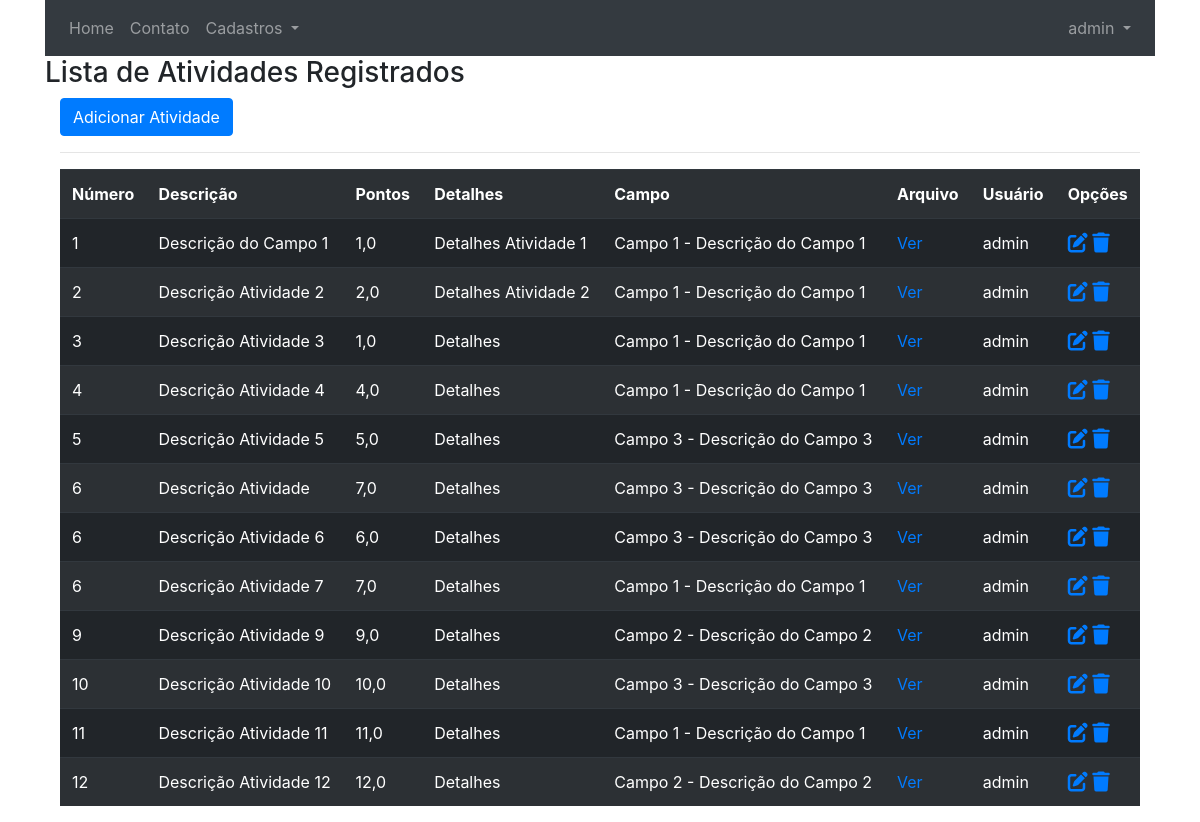
The page /listar/atividades/ (signed in) on the database its author committed.
### cadastros/models.py (models this page shows, shortened)
class Atividade(models.Model):
    numero = models.IntegerField(verbose_name="Número")
    descricao = models.CharField(max_length=150, verbose_name="Descricão")
    pontos = models.DecimalField(max_digits=4, decimal_places=1)
    detalhes = models.CharField(max_length=100)
    arquivo = models.FileField(upload_to="pdf/", null=False, blank=True)
    campo = models.ForeignKey(Campo, on_delete=models.PROTECT)
    usuario = models.ForeignKey(User, on_delete=models.PROTECT)
    class Meta:
        verbose_name = 'Atividade'
        verbose_name_plural = 'Atividades'

class Campo(models.Model):
    nome = models.CharField(max_length=50)
    descricao = models.CharField(max_length=150, verbose_name="Descrição")
    usuario = models.ForeignKey(User, on_delete=models.PROTECT)
    class Meta:
        verbose_name = 'Campo'
        verbose_name_plural = 'Campos'
    def __str__(self):
        return "{} - {}".format(self.nome, self.descricao)

### cadastros/views.py (the view)
# urls.py: path('listar/atividades/', AtividadeList.as_view(), name='listar-atividades'),                  # noqa : E501
class AtividadeList(LoginRequiredMixin, ListView):
    login_url = reverse_lazy('login')
    model = Atividade
    template_name = 'cadastros/listas/atividade.html'
    def get_queryset(self):
        self.object_list = Atividade.objects.filter(usuario=self.request.user)
        return self.object_list

### cadastros/templates/cadastros/listas/atividade.html
{% extends 'core/base.html' %}
{% load static %}
{% block content %}
    <h3>Lista de Atividades Registrados</h3>
    <div class="container">
        <a class="btn btn-primary" href="{% url 'cadastrar-atividade' %}">Adicionar Atividade</a>
        <hr>
        <div class="table-responsive">
            <table class="table table-striped table-striped-dark table-dark">
                <tr>
                    <th>Número</th>
                    <th>Descrição</th>
                    <th>Pontos</th>
                    <th>Detalhes</th>
                    <th>Campo</th>
                    <th>Arquivo</th>
                    <th>Usuário</th>
                    <th>Opções</th>
                </tr>
                {% for atividade in object_list  %}
                    <tr>
                        <td>{{ atividade.numero }}</td>
                        <td>{{ atividade.descricao }}</td>
                        <td>{{ atividade.pontos }}</td>
                        <td>{{ atividade.detalhes }}</td>
                        <td>{{ atividade.campo }}</td>
                        <td><a href="{{ atividade.arquivo }}">Ver</a></td>
                        <td>{{ atividade.usuario }}</td>
                        <td>
                            <a href="{% url 'editar-atividade' atividade.pk %}"><i class="fas fa-edit  fa-lg"></i></a>
                            <a href="{% url 'excluir-atividade' atividade.pk %}"><i class="fas fa-trash fa-lg"></i></a>
                        </td>
                {% empty %}
                        <td colspan="3">Nenhum Registro encontrado</td>
                    </tr>
                {% endfor %}
            </table>
        </div>
    </div>
{% endblock %}

### core/templates/core/base.html (shortened to what this page needs)
{% load static %}
<!DOCTYPE html>
<html lang="pt-BR">
<head>
  <link rel="stylesheet" href="https://cdn.jsdelivr.net/npm/bootstrap@4.0.0/dist/css/bootstrap.min.css"
>
  <link rel="stylesheet" href="https://cdnjs.cloudflare.com/ajax/libs/font-awesome/6.4.0/css/all.min.css"
 />
  <link href="https://cdn.datatables.net/v/bs4/dt-1.13.4/datatables.min.css" rel="stylesheet" />
</head>
<body>
  <div class="container">
    {% block menu %}
    <nav class="navbar navbar-expand-lg navbar-dark bg-dark">
      <div class="collapse navbar-collapse" id="navbarSupportedContent">
        <ul class="navbar-nav mr-auto">
          <li class="nav-item">
            <a class="nav-link" href="{% url 'index' %}">Home</a>
          </li>
          <li class="nav-item">
            <a class="nav-link" href="{% url 'contato' %}">Contato</a>
          </li>
          {% if request.user.is_authenticated %}
          <li class="nav-item dropdown">
            <a class="nav-link dropdown-toggle" href="#" id="navbarDropdown" role="button" data-toggle="dropdown"
              aria-haspopup="true" aria-expanded="false">
              Cadastros
            </a>
          </li>
          {% endif %}
        </ul>
        {% if request.user.is_authenticated %}
        <ul class="navbar-nav ml-auto">
          <li class="nav-item dropdown">
            <a class="nav-link dropdown-toggle" href="#" id="navbarDropdown" role="button" data-toggle="dropdown"
              aria-haspopup="true" aria-expanded="false">
              {% if request.user.first_name %}
              Olá, {{ request.user.first_name }}
              {% else %}
              {{ request.user }}
              {% endif %}
            </a>
          </li>
        </ul>
        {% endif %}
      </div>
    </nav>
    {% endblock %}
    {% block content %}
    {% endblock %}
  </div>
</body>
</html>

### rows shown on the page
Atividade: numero "1", descricao "Descrição do Campo 1", pontos "1,0", detalhes "Detalhes Atividade 1", campo "Campo 1 - Descrição do Campo 1", usuario "admin"
Atividade: numero "2", descricao "Descrição Atividade 2", pontos "2,0", detalhes "Detalhes Atividade 2", campo "Campo 1 - Descrição do Campo 1", usuario "admin"
Atividade: numero "3", descricao "Descrição Atividade 3", pontos "1,0", detalhes "Detalhes", campo "Campo 1 - Descrição do Campo 1", usuario "admin"
Atividade: numero "4", descricao "Descrição Atividade 4", pontos "4,0", detalhes "Detalhes", campo "Campo 1 - Descrição do Campo 1", usuario "admin"
Atividade: numero "5", descricao "Descrição Atividade 5", pontos "5,0", detalhes "Detalhes", campo "Campo 3 - Descrição do Campo 3", usuario "admin"
Atividade: numero "6", descricao "Descrição Atividade", pontos "7,0", detalhes "Detalhes", campo "Campo 3 - Descrição do Campo 3", usuario "admin"
Atividade: numero "6", descricao "Descrição Atividade 6", pontos "6,0", detalhes "Detalhes", campo "Campo 3 - Descrição do Campo 3", usuario "admin"
Atividade: numero "6", descricao "Descrição Atividade 7", pontos "7,0", detalhes "Detalhes", campo "Campo 1 - Descrição do Campo 1", usuario "admin"
Atividade: numero "9", descricao "Descrição Atividade 9", pontos "9,0", detalhes "Detalhes", campo "Campo 2 - Descrição do Campo 2", usuario "admin"
Atividade: numero "10", descricao "Descrição Atividade 10", pontos "10,0", detalhes "Detalhes", campo "Campo 3 - Descrição do Campo 3", usuario "admin"
Atividade: numero "11", descricao "Descrição Atividade 11", pontos "11,0", detalhes "Detalhes", campo "Campo 1 - Descrição do Campo 1", usuario "admin"
Atividade: numero "12", descricao "Descrição Atividade 12", pontos "12,0", detalhes "Detalhes", campo "Campo 2 - Descrição do Campo 2", usuario "admin"

### other values the page prints
{{ request.user }} "admin"
